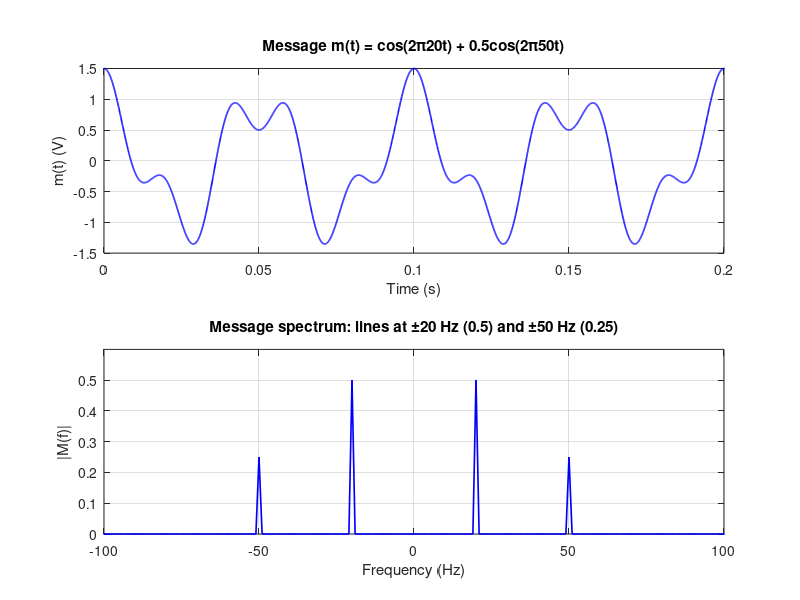
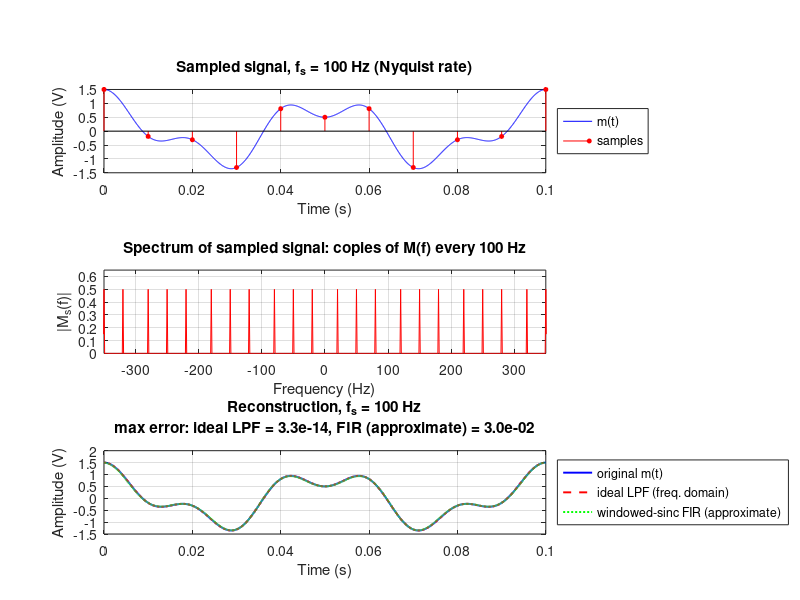
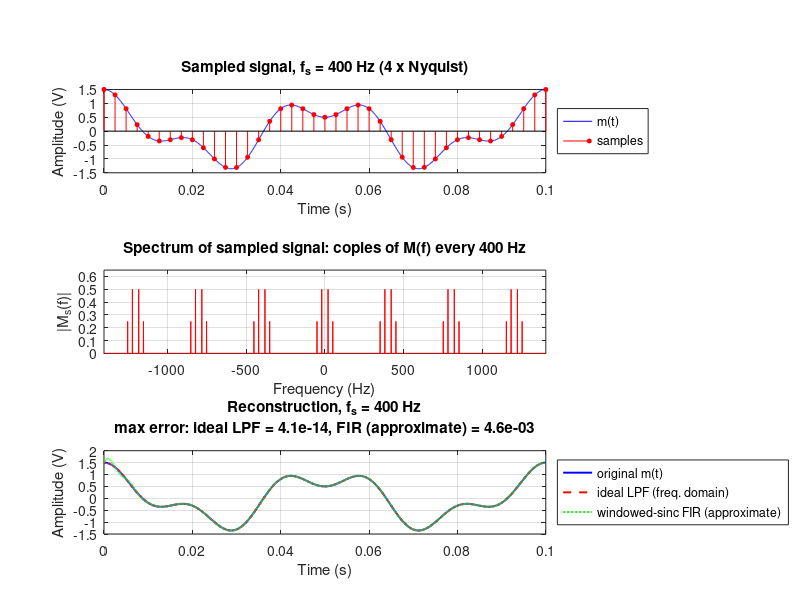
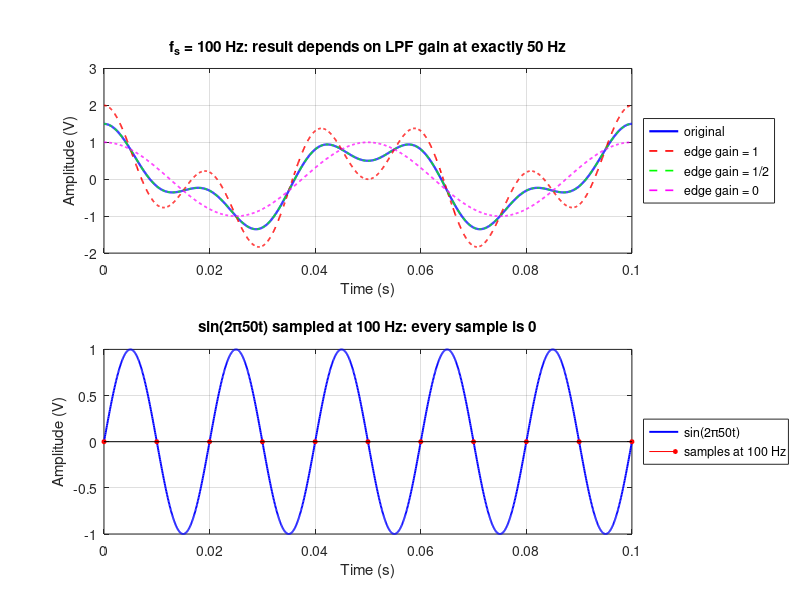

Source code (MATLAB) for these figures, in order:
%% ECE 351s - Digital Communication, Part A, Items 1-3
%  Sampling (Nyquist / 4x Nyquist), aliasing, natural & flat-top sampling
%  Works in Octave and MATLAB. No toolbox communication functions are used:
%  every block (sampler, ideal LPF, pulse train, equalizer) is built here
%  from basic theory.  Run the whole file; figures are also saved as PNGs
%  in a "figures" folder next to this script (relative path, no editing).

clear; close all; clc;
saveFigs = true;
set(0,'DefaultFigurePosition',[100 100 1150 780]);      % bigger figures so nothing is cramped
set(0,'DefaultFigurePaperPositionMode','auto');
% legends go OUTSIDE the axes (right side) so they never cover the curves
leg = @(varargin) legend(varargin{:},'Location','eastoutside');

%% ---------------------------------------------------------------------
%  0. SETUP: fake "continuous time" with a very fine grid
%  ---------------------------------------------------------------------
%  fsim = 16000 Hz and T = 1 s are chosen so that
%   * 16000 is divisible by 80, 100 and 400  -> every sampling rate is an
%     exact integer number of grid points (N = fsim/fs)
%   * 25 % of the 400 Hz period (2.5 ms) is exactly 10 grid points
%   * 1 s holds a whole number of cycles of 20 Hz and 50 Hz, so the FFT has
%     no leakage and 1 Hz resolution: every spectral line is a single bin
fsim = 16000;                         % fine grid rate [Hz]
T    = 1;                             % observation window [s]
L    = fsim*T;                        % number of grid points
t    = (0:L-1)/fsim;                  % time axis [s]
f    = -fsim/2 : 1/T : fsim/2-1/T;    % frequency axis [Hz], matches fftshift
W    = 50;                            % message bandwidth [Hz]
fNyq = 2*W;                           % Nyquist rate = 100 Hz

m = cos(2*pi*20*t) + 0.5*cos(2*pi*50*t);     % the message

% small helpers (anonymous functions so the file is MATLAB/Octave portable)
mysinc = @(x) (x==0) + (x~=0).*sin(pi*x)./(pi*x + (x==0));   % sin(pi x)/(pi x)
spec   = @(x) fftshift(fft(x))/length(x);    % centred spectrum, line height = Fourier coefficient
applyH = @(x,H) real(ifft(ifftshift(fftshift(fft(x)).*H)));  % filter in frequency domain
savefig_ = @(name) print('-dpng','-r110',fullfile('figures',[name '.png']));
if saveFigs && ~exist('figures','dir'), mkdir('figures'); end

% reusable measurement: height of the spectral line at frequency f0 [Hz]
lineAt = @(S,f0) abs(S(f==f0));

% ---- message and its spectrum ----
figure('Name','Message');
subplot(2,1,1); plot(t,m,'b','LineWidth',1.2); grid on; xlim([0 0.2]);
xlabel('Time (s)'); ylabel('m(t) (V)'); title('Message m(t) = cos(2\pi20t) + 0.5cos(2\pi50t)');
subplot(2,1,2); plot(f,abs(spec(m)),'b','LineWidth',1.2); grid on; xlim([-100 100]); ylim([0 0.6]);
xlabel('Frequency (Hz)'); ylabel('|M(f)|'); title('Message spectrum: lines at \pm20 Hz (0.5) and \pm50 Hz (0.25)');
if saveFigs, savefig_('00_message'); end

%% ---------------------------------------------------------------------
%  ITEM 1: sampling at Nyquist (100 Hz) and 4x Nyquist (400 Hz)
%  ---------------------------------------------------------------------
%  Ideal sampling = multiplying by an impulse train. On the fine grid we
%  keep every N-th point and set the others to zero ("zero-stuffing").
%  Theory:  Ms(f) = fs * sum_k M(f - k fs)   -> copies of M(f) at k*fs.
%  The zero-stuffed signal has spectrum (1/N)*sum_k M(f-k fs), so we
%  multiply its spectrum by N when plotting (copies then have the same
%  height as M(f)) and use gain N in the reconstruction LPF.
rates1 = [fNyq, 4*fNyq];
res1 = struct();
for i = 1:2
    fs = rates1(i);  N = fsim/fs;
    ms = zeros(size(m));  ms(1:N:end) = m(1:N:end);       % sampled signal
    Ms = N*spec(ms);                                       % spectrum with copies

    % ---- own ideal low-pass filter (frequency-domain brick wall, gain N)
    fc = fs/2;                                             % cutoff = fs/2
    if fs == fNyq
        H = N*((abs(f) <  fc) + 0.5*(abs(f) == fc));       % value 1/2 AT the edge (ideal-filter convention)
    else
        H = N*(abs(f) <= fc);
    end
    mr = applyH(ms,H);

    % ---- second, independent LPF: windowed-sinc FIR with conv (check)
    M_ = 400; n_ = -M_:M_;                                 % 801 taps
    h  = (2*fc/fsim)*mysinc(2*fc*n_/fsim) .* (0.54+0.46*cos(pi*n_/M_));  % Hamming window by hand
    h  = h/sum(h);                                         % unity DC gain
    mr_fir = N*conv(ms,h,'same');
    mid = 2*M_+1 : L-2*M_;                                 % ignore FIR edge transients
    res1(i).fs = fs;  res1(i).maxErr = max(abs(mr-m));
    res1(i).maxErrFIR = max(abs(mr_fir(mid)-m(mid)));

    figure('Name',sprintf('Item1 fs=%d',fs));
    tw = t<=0.1;
    subplot(3,1,1); plot(t(tw),m(tw),'b'); hold on;
    idx = find(ms~=0 & tw); stem(t(idx),ms(idx),'r','filled','MarkerSize',3);
    grid on; xlabel('Time (s)'); ylabel('Amplitude (V)'); leg('m(t)','samples');
    if fs==fNyq, lbl='Nyquist rate'; else, lbl='4 x Nyquist'; end
    title(sprintf('Sampled signal, f_s = %d Hz (%s)',fs,lbl));
    subplot(3,1,2); plot(f,abs(Ms),'r'); grid on;
    xlim([-3.5*fs 3.5*fs]); ylim([0 0.65]); xlabel('Frequency (Hz)'); ylabel('|M_s(f)|');
    title(sprintf('Spectrum of sampled signal: copies of M(f) every %d Hz',fs));
    subplot(3,1,3); plot(t(tw),m(tw),'b','LineWidth',1.4); hold on;
    plot(t(tw),mr(tw),'r--','LineWidth',1.4); plot(t(tw),mr_fir(tw),'g:','LineWidth',1.4);
    grid on; xlabel('Time (s)'); ylabel('Amplitude (V)');
    leg('original m(t)','ideal LPF (freq. domain)','windowed-sinc FIR (approximate)');
    title({sprintf('Reconstruction, f_s = %d Hz',fs), sprintf('max error: ideal LPF = %.1e, FIR (approximate) = %.1e',res1(i).maxErr,res1(i).maxErrFIR)});
    if saveFigs, savefig_(sprintf('01_item1_fs%d',fs)); end
end

% ---- The 50 Hz component EXACTLY at the Nyquist rate -------------------
%  Samples of 0.5cos(2*pi*50*t) at fs=100 are 0.5(-1)^n.  The 50 Hz line of
%  the base-band copy and of the neighbouring copy land on the SAME bin, and
%  the LPF edge sits exactly on that bin.  The result depends on the value
%  the "ideal" filter takes AT its edge: 1, 1/2, or 0.
fs = fNyq; N = fsim/fs;
ms = zeros(size(m)); ms(1:N:end) = m(1:N:end);
edgeGain = [1 0.5 0];
figure('Name','Item1 edge');
tw = t<=0.1; col = {'r','g','m'};
subplot(2,1,1); plot(t(tw),m(tw),'b','LineWidth',1.6); hold on;
for k = 1:3
    H  = N*((abs(f) < fs/2) + edgeGain(k)*(abs(f) == fs/2));
    mk = applyH(ms,H);
    A50(k) = 2*lineAt(spec(mk),50);                        % recovered amplitude of the 50 Hz cosine
    plot(t(tw),mk(tw),[col{k} '--'],'LineWidth',1.2);
end
grid on; xlabel('Time (s)'); ylabel('Amplitude (V)');
leg('original','edge gain = 1','edge gain = 1/2','edge gain = 0');
title('f_s = 100 Hz: result depends on LPF gain at exactly 50 Hz');

% sine of the same frequency: all its samples are (numerically) zero
msin   = sin(2*pi*50*t);
subplot(2,1,2); plot(t(tw),msin(tw),'b','LineWidth',1.4); hold on;
idxs = find(mod(0:L-1,N)==0 & t<=0.1);
stem(t(idxs),msin(idxs),'r','filled','MarkerSize',3);
grid on; xlabel('Time (s)'); ylabel('Amplitude (V)');
leg('sin(2\pi50t)','samples at 100 Hz');
title('sin(2\pi50t) sampled at 100 Hz: every sample is 0');
if saveFigs, savefig_('02_item1_nyquist_edge'); end
sineMaxSample = max(abs(msin(1:N:end)));

%% ---------------------------------------------------------------------
%  ITEM 2: sampling BELOW the Nyquist rate (fs = 80 Hz < 100 Hz)
%  ---------------------------------------------------------------------
%  80 Hz is still > 2*20, so the 20 Hz tone is sampled legally, but the
%  50 Hz tone is not:  a tone f0 reappears at |f0 - k fs|  ->  |50-80| = 30 Hz.
fs = 80; N = fsim/fs;
ms = zeros(size(m)); ms(1:N:end) = m(1:N:end);
Ms = N*spec(ms);
fc = 40;                                       % best LPF we can use: fs/2
mr = applyH(ms, N*(abs(f)<=fc));
Mr = spec(mr);
peaks = f(abs(Mr)>0.01 & f>0);                 % frequencies present after reconstruction
mAlias = cos(2*pi*20*t) + 0.5*cos(2*pi*30*t);  % what theory predicts we get
errAlias = max(abs(mr-mAlias));                % should be ~0: output IS the aliased signal
errAliasVsOrig = sqrt(mean((mr-m).^2));

figure('Name','Item2 aliasing');
subplot(3,1,1); plot(f,abs(Ms),'r'); hold on; grid on; xlim([-260 260]); ylim([0 0.65]);
yl = ylim; plot([fc fc],yl,'k:'); plot([-fc -fc],yl,'k:');
text(31,0.38,'\leftarrow alias','Color','m');
xlabel('Frequency (Hz)'); ylabel('|M_s(f)|');
title('f_s = 80 Hz < Nyquist: copies overlap, 50 Hz folds to 30 Hz');
subplot(3,1,2); plot(f,abs(Mr),'b'); grid on; xlim([-100 100]);
xlabel('Frequency (Hz)'); ylabel('|M_r(f)|');
title('Spectrum after ideal LPF (fc = 40 Hz): lines at 20 Hz and 30 Hz, none at 50 Hz');
subplot(3,1,3); tw = t<=0.2;
plot(t(tw),m(tw),'b','LineWidth',1.4); hold on; plot(t(tw),mr(tw),'r--','LineWidth',1.4);
grid on; xlabel('Time (s)'); ylabel('Amplitude (V)'); leg('original m(t)','reconstructed');
title(sprintf('Cannot be recovered: RMS error = %.3f V',errAliasVsOrig));
if saveFigs, savefig_('03_item2_aliasing'); end

%% ---------------------------------------------------------------------
%  ITEM 3: natural vs flat-top sampling, 25 % duty cycle, fs = 400 Hz
%  ---------------------------------------------------------------------
fs = 4*fNyq; N = fsim/fs; Ts = 1/fs;           % Ts = 2.5 ms, N = 40 grid points
d  = 0.25;  w = round(d*N);  tau = w/fsim;     % pulse = 10 points = 0.625 ms

% -- natural sampling: m(t) * p(t), p(t) = periodic pulse train
p      = double(mod(0:L-1,N) < w);
m_nat  = m .* p;
% -- flat-top: read m ONLY at the sampling instant, hold it for tau
m_flat = zeros(size(m));
for n = 0:fs*T-1
    m_flat(n*N+1 : n*N+w) = m(n*N+1);
end
S_nat  = spec(m_nat);   S_flat = spec(m_flat);

% -- recovery
H_lp    = (abs(f) <= fs/2);                         % ideal LPF, gain 1
mr_nat  = applyH(m_nat, H_lp/d);                    % natural: LPF + gain 1/d
mr_flat = applyH(m_flat,H_lp/d);                    % flat-top: same filter -> distorted
% equalizer: undo sinc(f*tau) magnitude (droop) and the tau/2 hold delay
delay   = (w-1)/(2*fsim);                           % centre of a w-point hold on the grid
Heq     = zeros(size(f)); in = abs(f)<=W;
Heq(in) = exp(1j*2*pi*f(in)*delay) ./ (d*mysinc(f(in)*tau));
mr_eq   = applyH(m_flat,Heq);
% flat-top without equalizer: remove only the delay so the comparison is fair
Hd      = zeros(size(f)); Hd(in) = exp(1j*2*pi*f(in)*delay)/d;
mr_flat_d = applyH(m_flat,Hd);

% -- aperture-effect numbers at the band edge
droop50   = mysinc(W*tau);        droop50dB = 20*log10(droop50);
droop20   = mysinc(20*tau);
boost50dB = -droop50dB;
droopFull = mysinc(W*Ts);         droopFulldB = 20*log10(droopFull);  % 100 % duty, for context
ratio20 = lineAt(S_flat,20)/lineAt(S_nat,20);
ratio50 = lineAt(S_flat,50)/lineAt(S_nat,50);

figure('Name','Item3 time');
tw = t<=0.008;
plot(t(tw),m(tw),'b','LineWidth',1.2); hold on;
stairs(t(tw),m_nat(tw),'r','LineWidth',1.8);
stairs(t(tw),m_flat(tw),'g--','LineWidth',1.5);
grid on; xlabel('Time (s)'); ylabel('Amplitude (V)');
leg('m(t)','natural sampled','flat-top sampled');
title({'Natural vs flat-top sampling (25 % duty, f_s = 400 Hz)','natural tops follow m(t), flat-top tops are constant'});
if saveFigs, savefig_('04_item3_time'); end

figure('Name','Item3 spectra');
env = 0.5*d*abs(mysinc(f*tau));                     % sinc envelope for the 20 Hz lines
plot(f,abs(S_nat),'r','LineWidth',1.8); hold on;
plot(f,abs(S_flat),'g--','LineWidth',1.3);
plot(f,env,'k:','LineWidth',1.2); grid on; xlim([-2000 2000]); ylim([0 0.15]);
xlabel('Frequency (Hz)'); ylabel('|S(f)|');
leg('natural','flat-top','envelope d\cdot sinc(f\tau)\cdot0.5');
title({'Natural vs flat-top spectra (f_s = 400 Hz)','natural copies are constant-scaled, flat-top copies are also multiplied by sinc(f\tau)'});
if saveFigs, savefig_('05_item3_spectra'); end

figure('Name','Item3 recovery','Position',[50 30 1250 900]);   % wider/taller so titles, legends and labels fit
tw = t<=0.1;
subplot('Position',[0.10 0.72 0.60 0.20]); plot(t(tw),m(tw),'b','LineWidth',1.6); hold on;
plot(t(tw),mr_nat(tw),'r--','LineWidth',1.2); plot(t(tw),mr_flat_d(tw),'g--','LineWidth',1.2);
plot(t(tw),mr_eq(tw),'m:','LineWidth',1.6);
grid on; xlabel('Time (s)'); ylabel('Amplitude (V)');
leg('original','natural + LPF','flat-top + LPF (no equalizer)','flat-top + LPF + equalizer');
title({'Recovery from natural and flat-top samples','(curves overlap: the effect is small)'});
% error panel: difference from the original, so the equalizer's benefit is visible
subplot('Position',[0.10 0.40 0.60 0.20]);
plot(t(tw),mr_nat(tw)-m(tw),'r','LineWidth',1.2); hold on;
plot(t(tw),mr_flat_d(tw)-m(tw),'g','LineWidth',1.2);
plot(t(tw),mr_eq(tw)-m(tw),'m','LineWidth',1.2);
grid on; xlabel('Time (s)'); ylabel('Error (V)');
leg('natural + LPF','flat-top, no equalizer','flat-top + equalizer');
title('Recovery error (reconstructed - original)');
subplot('Position',[0.10 0.08 0.60 0.20]); ff = 0:1:W;
plot(ff,20*log10(mysinc(ff*tau)),'r','LineWidth',1.4); hold on;
plot(ff,-20*log10(mysinc(ff*tau)),'g','LineWidth',1.4); grid on;
xlabel('Frequency (Hz)'); ylabel('Gain (dB)'); leg('aperture droop','equalizer 1/sinc(f\tau)');
title(sprintf('Aperture effect inside the band: %.4f dB droop at 50 Hz',droop50dB));
if saveFigs, savefig_('06_item3_recovery'); end

%% ---------------------------------------------------------------------
%  NUMBERS FOR THE SUMMARY TABLE
%  ---------------------------------------------------------------------
rms_ = @(x) sqrt(mean(x.^2));
fprintf('\n================ RESULTS (Digital Part A, items 1-3) ================\n');
fprintf('Nyquist rate = %d Hz ; 4x Nyquist = %d Hz\n',fNyq,4*fNyq);
fprintf('[Item 1] fs=100: max |recon-m| (ideal LPF, edge gain 1/2) = %.2e ; FIR check = %.2e\n',res1(1).maxErr,res1(1).maxErrFIR);
fprintf('[Item 1] fs=400: max |recon-m| (ideal LPF) = %.2e ; FIR check = %.2e\n',res1(2).maxErr,res1(2).maxErrFIR);
fprintf('[Item 1] fs=100, recovered 50 Hz amplitude for edge gain 1 / 0.5 / 0 = %.3f / %.3f / %.3f (true 0.5)\n',A50);
fprintf('[Item 1] sin(2pi50t) sampled at 100 Hz: max |sample| = %.1e (all zero)\n',sineMaxSample);
fprintf('[Item 2] fs=80: components after LPF at (Hz): %s ; RMS error vs original = %.3f V\n',mat2str(peaks),errAliasVsOrig);
fprintf('[Item 2] max |recon - (cos20 + 0.5cos30)| = %.2e  (output is exactly the aliased signal)\n',errAlias);
fprintf('[Item 3] Ts = %.3f ms, tau = %.4f ms (duty %.0f%%)\n',Ts*1e3,tau*1e3,d*100);
fprintf('[Item 3] sinc(50*tau) = %.5f -> droop %.4f dB (%.3f %%) ; sinc(20*tau) = %.5f\n',droop50,droop50dB,(1-droop50)*100,droop20);
fprintf('[Item 3] measured flat/natural line ratio: 20 Hz = %.5f, 50 Hz = %.5f (theory %.5f, %.5f)\n',ratio20,ratio50,droop20,droop50);
fprintf('[Item 3] equalizer boost needed at 50 Hz = +%.4f dB\n',boost50dB);
fprintf('[Item 3] for comparison, 100%% duty (tau=Ts): sinc(50*Ts) = %.4f -> %.3f dB\n',droopFull,droopFulldB);
fprintf('[Item 3] RMS recovery error: natural = %.2e ; flat (no eq) = %.2e ; flat + eq = %.2e\n',rms_(mr_nat-m),rms_(mr_flat_d-m),rms_(mr_eq-m));
fprintf('=====================================================================\n');
